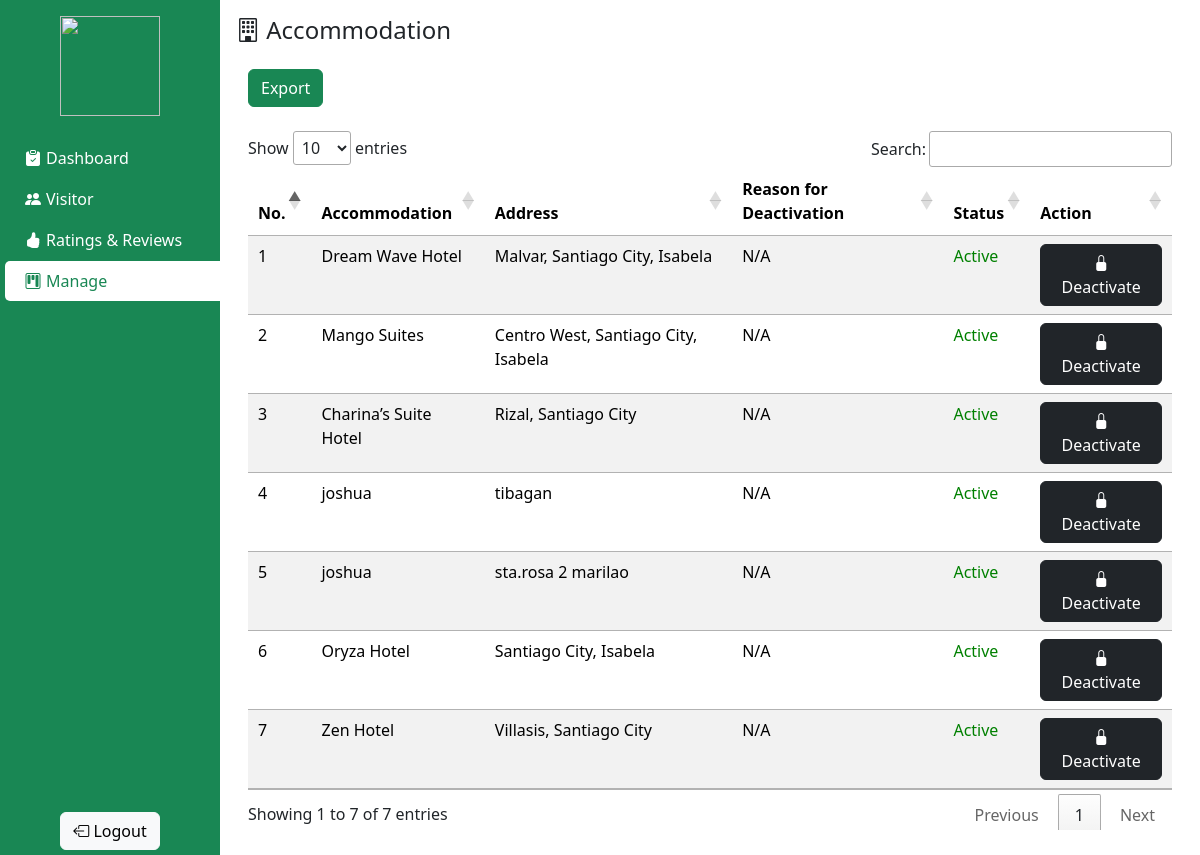
The page /Admin/accommodation.php (signed in) on the database its author committed.
### tables this page shows
CREATE TABLE `accommodation` (
  `ACCOM_ID` varchar(60) NOT NULL,
  `USERNAME` varchar(255) NOT NULL,
  `PASSWORD` varchar(255) NOT NULL,
  `ACCOM_TYPE` varchar(60) NOT NULL,
  `ACCOM_NAME` varchar(60) NOT NULL,
  `ADDRESS` varchar(255) NOT NULL,
  `MAP` longtext NOT NULL,
  `DESCRIPTION` varchar(255) NOT NULL,
  `EMAIL` varchar(60) NOT NULL,
  `CONTACT_NO` varchar(60) NOT NULL,
  `FACEBOOK_LINK` varchar(60) NOT NULL,
  `INSTAGRAM_LINK` varchar(60) NOT NULL,
  `STATUS` int(5) NOT NULL,
  `jDeactReason` text DEFAULT NULL
);

### backend/db.php (called while the page is built, shortened)
<?php
class db_connect
{
    public $host = db_host;
    public $user = db_user;
    public $pass = db_pass;
    public $name = db_name;
    public function connect()
    {
        try {
            $this->conn = new mysqli($this->host, $this->user, $this->pass, $this->name);
            if ($this->conn->connect_error) {
                $this->error = "Connection failed: " . $this->conn->connect_error;
                return false;
            } else {
                return $this->conn;
            }
        } catch (\Throwable $th) {
            $this->error = "Connection error: " . $th->getMessage();
            return false;
        }
    }
}

### backend/class.php (called while the page is built, shortened)
<?php
include('db.php');
class global_class extends db_connect
{
    public function getAccommodations()
    {
        $query = $this->conn->prepare("SELECT * FROM `accommodation`");
        if ($query->execute()) {
            $result = $query->get_result();
            return $result;
        }
    }
}

### Admin/accommodation.php (the view, shortened to what this page needs)
<?php
include("components/header.php");
?>
<link rel="stylesheet" type="text/css" href="https://cdn.datatables.net/1.13.7/css/jquery.dataTables.min.css">
<h4 class="page-title"><i class="bi bi-building"></i> Accommodation</h4>
<div class="container mt-4 table-container">
<button type="button" class="btn btn-success mb-4">Export </button>
    <table class="table table-striped" id="myTable">
        <thead class="table-header">
            <tr>
                <th>No.</th>
                <th>Accommodation</th>
                <th>Address</th>
                <th>Reason for Deactivation</th>
                <th>Status</th>
                <th>Action</th>
            </tr>
        </thead>
        <tbody class="table-body">
            <?php
            $count = 1;
            $getAccom = $db->getAccommodations();
            while ($accom = $getAccom->fetch_assoc()) {
            ?>
                <tr>
                    <td><?= $count ?></td>
                    <td><?= $accom['ACCOM_NAME'] ?></td>
                    <td><?= $accom['ADDRESS'] ?></td>
                    <td><?php if($accom['jDeactReason']){echo $accom['jDeactReason'];}else{ echo "N/A";}  ?></td>
                    <td><?php
                      if ($accom['STATUS'] == 1) {
                          echo '<span style="color: green;">Active</span>';
                      } else {
                          echo '<span style="color: red;">Inactive</span>';
                      }
                      ?>
                      </td>
                    <td>
                        <button data-bs-toggle="modal" data-bs-target="#ModalAccom" class="toglerStatus btn <?= ($accom['STATUS'] == 1) ? 'btn-dark' : 'btn-success' ?>" data-newstatus="<?= ($accom['STATUS'] == 1) ? 0 : 1 ?>" data-id="<?= $accom['ACCOM_ID'] ?>"><i class="bi bi-lock-fill"></i> <?= ($accom['STATUS'] == 1) ? 'Deactivate' : 'Activate' ?></button>
                    </td>
                </tr>
            <?php
                $count++;
            }
            ?>
        </tbody>
    </table>
</div>
<?php
include("components/footer.php");
?>

### Admin/css/header-footer.css (style rules this page uses)
.table-container { max-height: 89vh; overflow: auto; }
.table-header { position: sticky; top: 0; }

### rows shown on the page
accommodation: ACCOM_NAME "Dream Wave Hotel", ADDRESS "Malvar, Santiago City, Isabela", jDeactReason "N/A", STATUS "Active"
accommodation: ACCOM_NAME "Mango Suites", ADDRESS "Centro West, Santiago City, Isabela", shows "N/A", STATUS "Active"
accommodation: ACCOM_NAME "Charina’s Suite Hotel", ADDRESS "Rizal, Santiago City", shows "N/A", STATUS "Active"
accommodation: ACCOM_NAME "joshua", ADDRESS "tibagan", jDeactReason "N/A", STATUS "Active"
accommodation: ACCOM_NAME "joshua", ADDRESS "sta.rosa 2 marilao", jDeactReason "N/A", STATUS "Active"
accommodation: ACCOM_NAME "Oryza Hotel", ADDRESS "Santiago City, Isabela", shows "N/A", STATUS "Active"
accommodation: ACCOM_NAME "Zen Hotel", ADDRESS "Villasis, Santiago City", jDeactReason "N/A", STATUS "Active"
